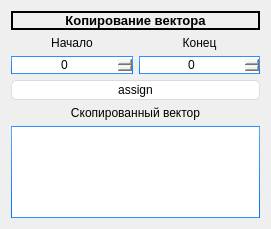
   <widget class="QWidget" name="">
    <property name="geometry">
     <rect>
      <x>890</x>
      <y>290</y>
      <width>271</width>
      <height>229</height>
     </rect>
    </property>
    <layout class="QVBoxLayout" name="verticalLayout_46">
     <item>
      <widget class="QLabel" name="label_19">
       <property name="font">
        <font>
         <pointsize>10</pointsize>
         <weight>75</weight>
         <bold>true</bold>
        </font>
       </property>
       <property name="styleSheet">
        <string notr="true">QLabel {
	color: #000000;
}</string>
       </property>
       <property name="frameShape">
        <enum>QFrame::Box</enum>
       </property>
       <property name="frameShadow">
        <enum>QFrame::Plain</enum>
       </property>
       <property name="lineWidth">
        <number>2</number>
       </property>
       <property name="text">
        <string>Копирование вектора</string>
       </property>
       <property name="alignment">
        <set>Qt::AlignCenter</set>
       </property>
      </widget>
     </item>
     <item>
      <layout class="QVBoxLayout" name="verticalLayout_45">
       <item>
        <layout class="QVBoxLayout" name="verticalLayout_32">
         <item>
          <layout class="QHBoxLayout" name="horizontalLayout_4">
           <item>
            <layout class="QVBoxLayout" name="verticalLayout_33">
             <item>
              <widget class="QLabel" name="label_7">
               <property name="styleSheet">
                <string notr="true">QLabel {
	color: #000000;
}</string>
               </property>
               <property name="frameShadow">
                <enum>QFrame::Plain</enum>
               </property>
               <property name="text">
                <string>Начало</string>
               </property>
               <property name="alignment">
                <set>Qt::AlignCenter</set>
               </property>
              </widget>
             </item>
             <item>
              <widget class="QSpinBox" name="assignBegin">
               <property name="sizePolicy">
                <sizepolicy hsizetype="Preferred" vsizetype="Preferred">
                 <horstretch>0</horstretch>
                 <verstretch>0</verstretch>
                </sizepolicy>
               </property>
               <property name="styleSheet">
                <string notr="true">QSpinBox {
	border-style: solid;
	border-width: 1px;
	border-color: qlineargradient(spread:pad, x1:0.5, y1:1, x2:0.5, y2:0, stop:0 rgba(0, 113, 255, 255), stop:1 rgba(91, 171, 252, 255));
}</string>
               </property>
               <property name="alignment">
                <set>Qt::AlignCenter</set>
               </property>
              </widget>
             </item>
            </layout>
           </item>
           <item>
            <layout class="QVBoxLayout" name="verticalLayout_34">
             <item>
              <widget class="QLabel" name="label_8">
               <property name="styleSheet">
                <string notr="true">QLabel {
	color: #000000;
}</string>
               </property>
               <property name="frameShadow">
                <enum>QFrame::Plain</enum>
               </property>
               <property name="text">
                <string>Конец</string>
               </property>
               <property name="alignment">
                <set>Qt::AlignCenter</set>
               </property>
              </widget>
             </item>
             <item>
              <widget class="QSpinBox" name="assignEnd">
               <property name="sizePolicy">
                <sizepolicy hsizetype="Preferred" vsizetype="Preferred">
                 <horstretch>0</horstretch>
                 <verstretch>0</verstretch>
                </sizepolicy>
               </property>
               <property name="styleSheet">
                <string notr="true">QSpinBox {
	border-style: solid;
	border-width: 1px;
	border-color: qlineargradient(spread:pad, x1:0.5, y1:1, x2:0.5, y2:0, stop:0 rgba(0, 113, 255, 255), stop:1 rgba(91, 171, 252, 255));
}</string>
               </property>
               <property name="alignment">
                <set>Qt::AlignCenter</set>
               </property>
              </widget>
             </item>
            </layout>
           </item>
          </layout>
         </item>
         <item>
          <widget class="QPushButton" name="assign">
           <property name="sizePolicy">
            <sizepolicy hsizetype="Preferred" vsizetype="Preferred">
             <horstretch>0</horstretch>
             <verstretch>0</verstretch>
            </sizepolicy>
           </property>
           <property name="styleSheet">
            <string notr="true">QPushButton{
	border-style: solid;
	border-top-color: qlineargradient(spread:pad, x1:0.5, y1:1, x2:0.5, y2:0, stop:0 rgb(215, 215, 215), stop:1 rgb(222, 222, 222));
	border-right-color: qlineargradient(spread:pad, x1:0, y1:0.5, x2:1, y2:0.5, stop:0 rgb(217, 217, 217), stop:1 rgb(227, 227, 227));
	border-left-color: qlineargradient(spread:pad, x1:0, y1:0.5, x2:1, y2:0.5, stop:0 rgb(227, 227, 227), stop:1 rgb(217, 217, 217));
	border-bottom-color: qlineargradient(spread:pad, x1:0.5, y1:1, x2:0.5, y2:0, stop:0 rgb(215, 215, 215), stop:1 rgb(222, 222, 222));
	border-width: 1px;
	border-radius: 5px;
	color: rgb(0,0,0);
	padding: 2px;
	background-color: rgb(255,255,255);
}
QPushButton::default{
	border-style: solid;
	border-top-color: qlineargradient(spread:pad, x1:0.5, y1:1, x2:0.5, y2:0, stop:0 rgb(215, 215, 215), stop:1 rgb(222, 222, 222));
	border-right-color: qlineargradient(spread:pad, x1:0, y1:0.5, x2:1, y2:0.5, stop:0 rgb(217, 217, 217), stop:1 rgb(227, 227, 227));
	border-left-color: qlineargradient(spread:pad, x1:0, y1:0.5, x2:1, y2:0.5, stop:0 rgb(227, 227, 227), stop:1 rgb(217, 217, 217));
	border-bottom-color: qlineargradient(spread:pad, x1:0.5, y1:1, x2:0.5, y2:0, stop:0 rgb(215, 215, 215), stop:1 rgb(222, 222, 222));
	border-width: 1px;
	border-radius: 5px;
	color: rgb(0,0,0);
	padding: 2px;
	background-color: rgb(255,255,255);
}
QPushButton:hover{
	border-style: solid;
	border-top-color: qlineargradient(spread:pad, x1:0.5, y1:1, x2:0.5, y2:0, stop:0 rgb(195, 195, 195), stop:1 rgb(222, 222, 222));
	border-right-color: qlineargradient(spread:pad, x1:0, y1:0.5, x2:1, y2:0.5, stop:0 rgb(197, 197, 197), stop:1 rgb(227, 227, 227));
	border-left-color: qlineargradient(spread:pad, x1:0, y1:0.5, x2:1, y2:0.5, stop:0 rgb(227, 227, 227), stop:1 rgb(197, 197, 197));
	border-bottom-color: qlineargradient(spread:pad, x1:0.5, y1:1, x2:0.5, y2:0, stop:0 rgb(195, 195, 195), stop:1 rgb(222, 222, 222));
	border-width: 1px;
	border-radius: 5px;
	color: rgb(0,0,0);
	padding: 2px;
	background-color: rgb(255,255,255);
}
QPushButton:pressed{
	border-style: solid;
	border-top-color: qlineargradient(spread:pad, x1:0.5, y1:1, x2:0.5, y2:0, stop:0 rgb(215, 215, 215), stop:1 rgb(222, 222, 222));
	border-right-color: qlineargradient(spread:pad, x1:0, y1:0.5, x2:1, y2:0.5, stop:0 rgb(217, 217, 217), stop:1 rgb(227, 227, 227));
	border-left-color: qlineargradient(spread:pad, x1:0, y1:0.5, x2:1, y2:0.5, stop:0 rgb(227, 227, 227), stop:1 rgb(217, 217, 217));
	border-bottom-color: qlineargradient(spread:pad, x1:0.5, y1:1, x2:0.5, y2:0, stop:0 rgb(215, 215, 215), stop:1 rgb(222, 222, 222));
	border-width: 1px;
	border-radius: 5px;
	color: rgb(0,0,0);
	padding: 2px;
	background-color: rgb(142,142,142);
}
QPushButton:disabled{
	border-style: solid;
	border-top-color: qlineargradient(spread:pad, x1:0.5, y1:1, x2:0.5, y2:0, stop:0 rgb(215, 215, 215), stop:1 rgb(222, 222, 222));
	border-right-color: qlineargradient(spread:pad, x1:0, y1:0.5, x2:1, y2:0.5, stop:0 rgb(217, 217, 217), stop:1 rgb(227, 227, 227));
	border-left-color: qlineargradient(spread:pad, x1:0, y1:0.5, x2:1, y2:0.5, stop:0 rgb(227, 227, 227), stop:1 rgb(217, 217, 217));
	border-bottom-color: qlineargradient(spread:pad, x1:0.5, y1:1, x2:0.5, y2:0, stop:0 rgb(215, 215, 215), stop:1 rgb(222, 222, 222));
	border-width: 1px;
	border-radius: 5px;
	color: #808086;
	padding: 2px;
	background-color: rgb(142,142,142);
}</string>
           </property>
           <property name="text">
            <string>assign</string>
           </property>
          </widget>
         </item>
        </layout>
       </item>
       <item>
        <layout class="QVBoxLayout" name="verticalLayout_35">
         <item>
          <widget class="QLabel" name="label_18">
           <property name="styleSheet">
            <string notr="true">QLabel {
	color: #000000;
}</string>
           </property>
           <property name="frameShadow">
            <enum>QFrame::Plain</enum>
           </property>
           <property name="text">
            <string>Скопированный вектор</string>
           </property>
           <property name="alignment">
            <set>Qt::AlignCenter</set>
           </property>
          </widget>
         </item>
         <item>
          <widget class="QTextEdit" name="showAssignText">
           <property name="sizePolicy">
            <sizepolicy hsizetype="Preferred" vsizetype="Preferred">
             <horstretch>0</horstretch>
             <verstretch>0</verstretch>
            </sizepolicy>
           </property>
           <property name="styleSheet">
            <string notr="true">QTextEdit {
	border-width: 1px;
	border-style: solid;
	border-color: qlineargradient(spread:pad, x1:0.5, y1:1, x2:0.5, y2:0, stop:0 rgba(0, 113, 255, 255), stop:1 rgba(91, 171, 252, 255));
}</string>
           </property>
           <property name="frameShadow">
            <enum>QFrame::Plain</enum>
           </property>
           <property name="readOnly">
            <bool>true</bool>
           </property>
          </widget>
         </item>
        </layout>
       </item>
      </layout>
     </item>
    </layout>
   </widget>
